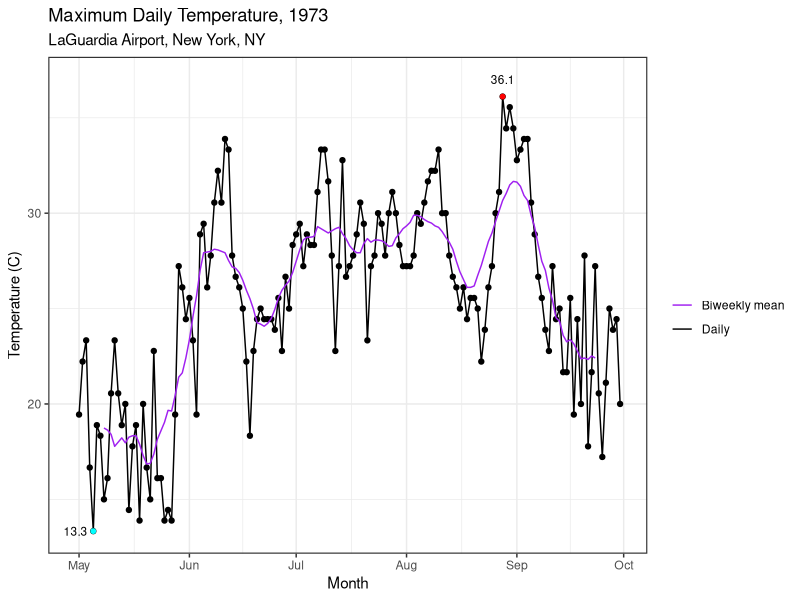
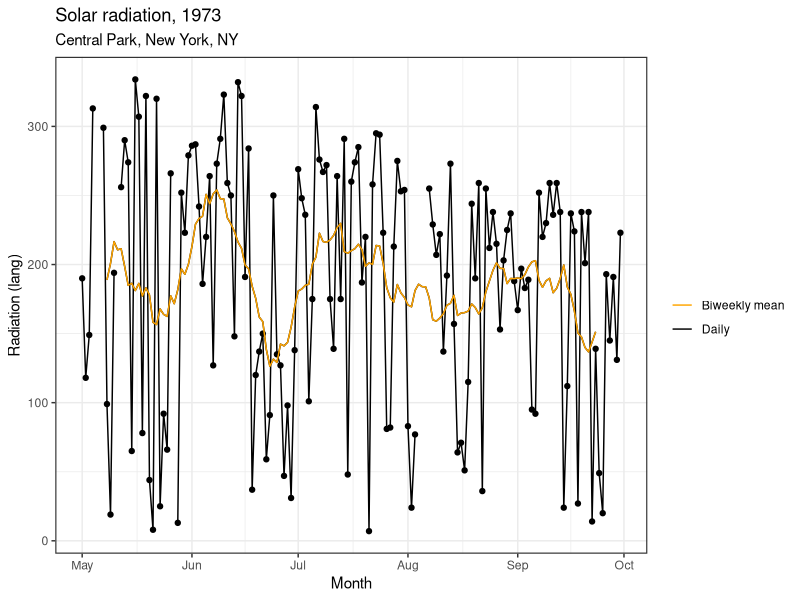
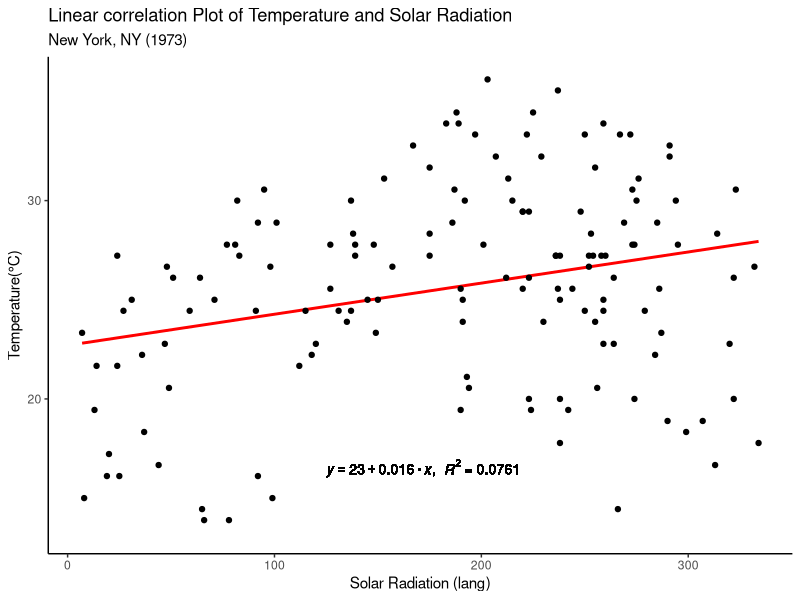

R code for these plots, in order:
## ---- chunk 1
knitr::opts_chunk$set(echo = TRUE, warning=FALSE, message=FALSE)
## ---- chunk 2
#library and functions setup 
airquality <- datasets::airquality

library(ggplot2)
library(dplyr)
library(tidyverse)
library(lubridate)



airquality <- airquality |>
  dplyr::mutate(
    date = make_date(day = Day, month = Month, year = 1973),
    Temp_C = (Temp - 32) * 5/9
  )


#function for running mean as taken from the book
running_mean <- function(
    vec,
    left,
    right
) {
  
  # Create an empty vector of the same length as the input data
  vec_out <- rep(NA, length(vec))
  
  # Loop over each position in the vector
  for (idx in (left+1):(length(vec)-right)){
    
    # Define start and end of the box to average over
    startbox <- idx - left
    endbox   <- idx + right
        
        vec_out[idx] <- mean(vec[startbox:endbox], na.rm = TRUE)
  }
  
  return(vec_out)
}


airquality <- airquality |>
  mutate(
    biweekly_Temp = running_mean(Temp_C, left = 7, right = 7),
    biweekly_Rad = running_mean(Solar.R, left = 7, right = 7)
  )


#function to put the equation for the linear regression as well as the R-Squared on graphic 3. Thank you StackOverflow 
eq <- function(x,y) {
  m <- lm(y ~ x);
 eq <- substitute(italic(y) == a + b %.% italic(x)*","~~italic(R)^2~"="~r2, 
         list(a = format(unname(coef(m)[1]), digits = 2),
              b = format(unname(coef(m)[2]), digits = 2),
             r2 = format(summary(m)$r.squared, digits = 3)))
    as.character(as.expression(eq));
}

## ---- chunk 3
max(airquality$Temp_C)
min(airquality$Temp_C)
mean(airquality$Temp_C)
## ---- chunk 4
#Filter the maximum and Minimum Temperature in the data frame so they can be put onto the plot as points
TempMax <- airquality %>%
  filter(Temp_C == max(Temp_C))
TempMin <- airquality %>%
  filter(Temp_C == min(Temp_C))




#1 trend of Temperature
ggplot(
  data = airquality,
  aes(x = date, y= Temp_C,)) +
  geom_line(aes(date, Temp_C, color = "Daily")) +
  geom_point() +
  geom_point(data = TempMax, color = "red", size = 1.3) + 
  geom_text(data = TempMax, label = round(TempMax$Temp_C, digits = 1), nudge_y = 0.9, size = 3) +
  geom_point(data = TempMin, color = "cyan1", size = 1.3) +
  geom_text(data = TempMin, label = round(TempMin$Temp_C, digits = 1), nudge_x = -5, size = 3) +
  labs(title = "Maximum Daily Temperature, 1973",
       subtitle = "LaGuardia Airport, New York, NY",
       x = "Month", 
       y = "Temperature (C)"
  ) +
  
  geom_line(aes(date, biweekly_Temp, color = "Biweekly mean")) +
  
  scale_color_manual("",
                     values = c("purple", "black"),
                     labels = c("Biweekly mean", "Daily")) +
  theme_bw(base_rect_size = 0.8)


## ---- chunk 5
#2 trend in solar radiation
ggplot(
  data = airquality,
  aes(x = date, y= Solar.R)) +
  geom_line(aes(date, Solar.R, color = "Daily")) +
  geom_point() +
  
  labs(title = "Solar radiation, 1973",
       subtitle = "Central Park, New York, NY",
       x = "Month", 
       y = "Radiation (lang)"
  ) +
  
  geom_line(
    aes(
      date, 
      biweekly_Rad
    )
  ) +
  geom_line(aes(date, biweekly_Rad, color = "Biweekly mean")) +
  
  scale_color_manual("",
                     values = c("orange1", "black"),
                     labels = c("Biweekly mean", "Daily")) +
  theme_bw(base_rect_size = 0.8)
  
## ---- chunk 6
#3 Correlation plot 
ggplot(
  data = airquality,
  aes(x = Solar.R, y = Temp_C)) +
  geom_smooth(method = "lm", se = FALSE, color = "red") +
  geom_point() +
  labs(title = "Linear correlation Plot of Temperature and Solar Radiation",
       subtitle = "New York, NY (1973)",
       x = "Solar Radiation (lang)",
       y = "Temperature(°C)") + 
  geom_text(x = 172, y = 16.5, label = eq(airquality$Solar.R, airquality$Temp_C), parse = TRUE, size = 3.5) +
  theme_classic()



